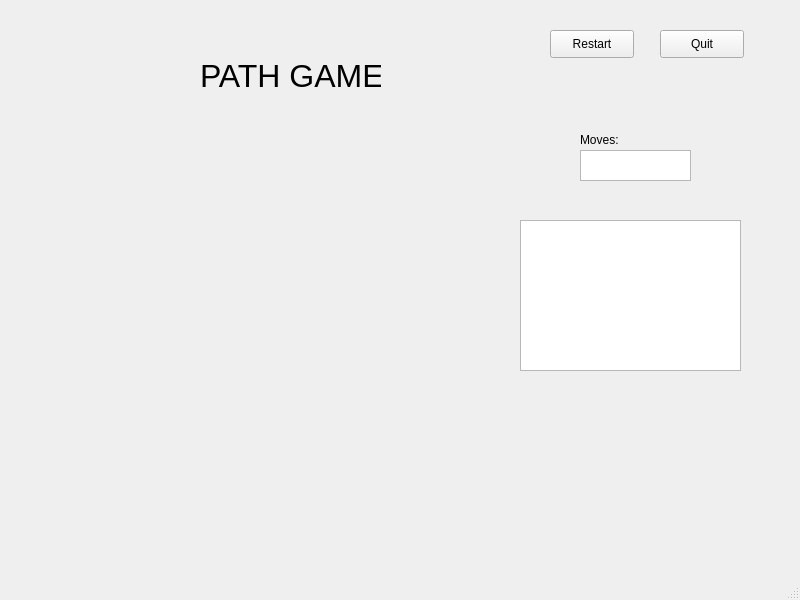
<?xml version="1.0" encoding="UTF-8"?>
<ui version="4.0">
 <class>MainWindow</class>
 <widget class="QMainWindow" name="MainWindow">
  <property name="geometry">
   <rect>
    <x>0</x>
    <y>0</y>
    <width>800</width>
    <height>600</height>
   </rect>
  </property>
  <property name="windowTitle">
   <string>MainWindow</string>
  </property>
  <widget class="QWidget" name="centralwidget">
   <widget class="QLabel" name="headlineLabel">
    <property name="geometry">
     <rect>
      <x>200</x>
      <y>60</y>
      <width>181</width>
      <height>31</height>
     </rect>
    </property>
    <property name="font">
     <font>
      <pointsize>24</pointsize>
     </font>
    </property>
    <property name="text">
     <string>PATH GAME</string>
    </property>
   </widget>
   <widget class="QLabel" name="scoreLabel">
    <property name="geometry">
     <rect>
      <x>580</x>
      <y>130</y>
      <width>63</width>
      <height>20</height>
     </rect>
    </property>
    <property name="text">
     <string>Moves:</string>
    </property>
   </widget>
   <widget class="QTextBrowser" name="scoreTextBrowser">
    <property name="geometry">
     <rect>
      <x>580</x>
      <y>150</y>
      <width>111</width>
      <height>31</height>
     </rect>
    </property>
   </widget>
   <widget class="QPushButton" name="restartButton">
    <property name="geometry">
     <rect>
      <x>550</x>
      <y>30</y>
      <width>84</width>
      <height>28</height>
     </rect>
    </property>
    <property name="text">
     <string>Restart</string>
    </property>
   </widget>
   <widget class="QPushButton" name="quitButton">
    <property name="geometry">
     <rect>
      <x>660</x>
      <y>30</y>
      <width>84</width>
      <height>28</height>
     </rect>
    </property>
    <property name="text">
     <string>Quit</string>
    </property>
   </widget>
   <widget class="QTextBrowser" name="gameInfoTextBrowser">
    <property name="geometry">
     <rect>
      <x>520</x>
      <y>220</y>
      <width>221</width>
      <height>151</height>
     </rect>
    </property>
   </widget>
  </widget>
  <widget class="QMenuBar" name="menubar">
   <property name="geometry">
    <rect>
     <x>0</x>
     <y>0</y>
     <width>800</width>
     <height>25</height>
    </rect>
   </property>
  </widget>
  <widget class="QStatusBar" name="statusbar"/>
 </widget>
 <resources/>
 <connections>
  <connection>
   <sender>quitButton</sender>
   <signal>clicked()</signal>
   <receiver>MainWindow</receiver>
   <slot>close()</slot>
   <hints>
    <hint type="sourcelabel">
     <x>701</x>
     <y>58</y>
    </hint>
    <hint type="destinationlabel">
     <x>399</x>
     <y>299</y>
    </hint>
   </hints>
  </connection>
 </connections>
</ui>
